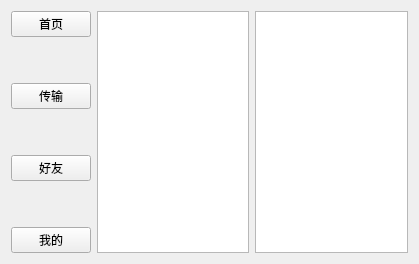
<?xml version="1.0" encoding="UTF-8"?>
<ui version="4.0">
 <class>MyFile</class>
 <widget class="QWidget" name="MyFile">
  <property name="geometry">
   <rect>
    <x>0</x>
    <y>0</y>
    <width>419</width>
    <height>264</height>
   </rect>
  </property>
  <property name="windowTitle">
   <string>Form</string>
  </property>
  <layout class="QVBoxLayout" name="verticalLayout_2">
   <item>
    <layout class="QHBoxLayout" name="horizontalLayout">
     <item>
      <layout class="QVBoxLayout" name="verticalLayout">
       <item>
        <widget class="QPushButton" name="index">
         <property name="text">
          <string>首页</string>
         </property>
        </widget>
       </item>
       <item>
        <spacer name="verticalSpacer">
         <property name="orientation">
          <enum>Qt::Vertical</enum>
         </property>
         <property name="sizeHint" stdset="0">
          <size>
           <width>20</width>
           <height>40</height>
          </size>
         </property>
        </spacer>
       </item>
       <item>
        <widget class="QPushButton" name="transform">
         <property name="text">
          <string>传输</string>
         </property>
        </widget>
       </item>
       <item>
        <spacer name="verticalSpacer_2">
         <property name="orientation">
          <enum>Qt::Vertical</enum>
         </property>
         <property name="sizeHint" stdset="0">
          <size>
           <width>20</width>
           <height>40</height>
          </size>
         </property>
        </spacer>
       </item>
       <item>
        <widget class="QPushButton" name="friend_2">
         <property name="text">
          <string>好友</string>
         </property>
        </widget>
       </item>
       <item>
        <spacer name="verticalSpacer_3">
         <property name="orientation">
          <enum>Qt::Vertical</enum>
         </property>
         <property name="sizeHint" stdset="0">
          <size>
           <width>20</width>
           <height>40</height>
          </size>
         </property>
        </spacer>
       </item>
       <item>
        <widget class="QPushButton" name="myself">
         <property name="text">
          <string>我的</string>
         </property>
        </widget>
       </item>
      </layout>
     </item>
     <item>
      <spacer name="horizontalSpacer">
       <property name="orientation">
        <enum>Qt::Horizontal</enum>
       </property>
       <property name="sizeHint" stdset="0">
        <size>
         <width>18</width>
         <height>18</height>
        </size>
       </property>
      </spacer>
     </item>
     <item>
      <widget class="QListWidget" name="listWidget"/>
     </item>
     <item>
      <spacer name="horizontalSpacer_2">
       <property name="orientation">
        <enum>Qt::Horizontal</enum>
       </property>
       <property name="sizeHint" stdset="0">
        <size>
         <width>18</width>
         <height>20</height>
        </size>
       </property>
      </spacer>
     </item>
     <item>
      <widget class="QListWidget" name="listWidget_2"/>
     </item>
    </layout>
   </item>
  </layout>
 </widget>
 <resources/>
 <connections/>
</ui>
